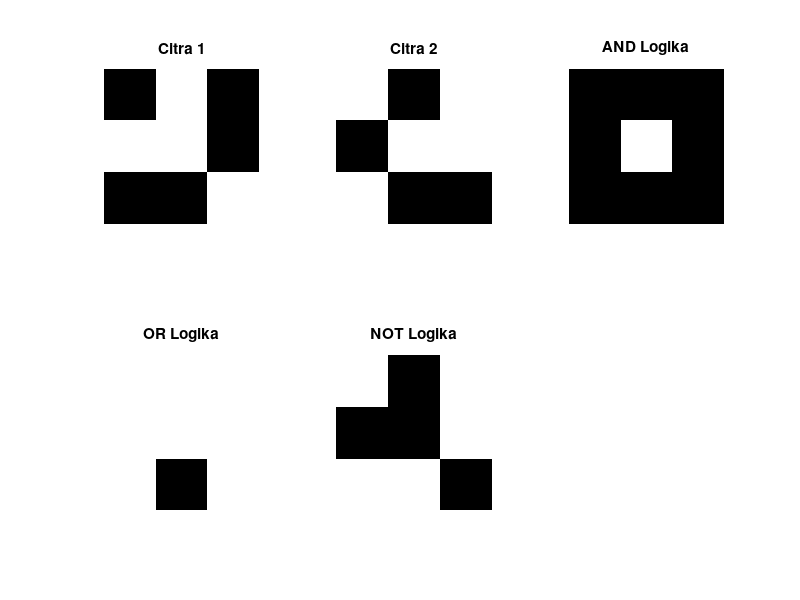

Recreate this plot in MATLAB.
% Contoh citra biner 1
image1 = logical([0 1 0; 1 1 0; 0 0 1]);

% Contoh citra biner 2
image2 = logical([1 0 1; 0 1 1; 1 0 0]);

% Implementasi operasi AND logika
resultAND = image1 & image2;

% Implementasi operasi OR logika
resultOR = image1 | image2;

% Implementasi operasi NOT logika pada image1
resultNOT = ~image1;

% Menampilkan citra-citra hasil
subplot(2, 3, 1); imshow(image1); title('Citra 1');
subplot(2, 3, 2); imshow(image2); title('Citra 2');
subplot(2, 3, 3); imshow(resultAND); title('AND Logika');
subplot(2, 3, 4); imshow(resultOR); title('OR Logika');
subplot(2, 3, 5); imshow(resultNOT); title('NOT Logika');
